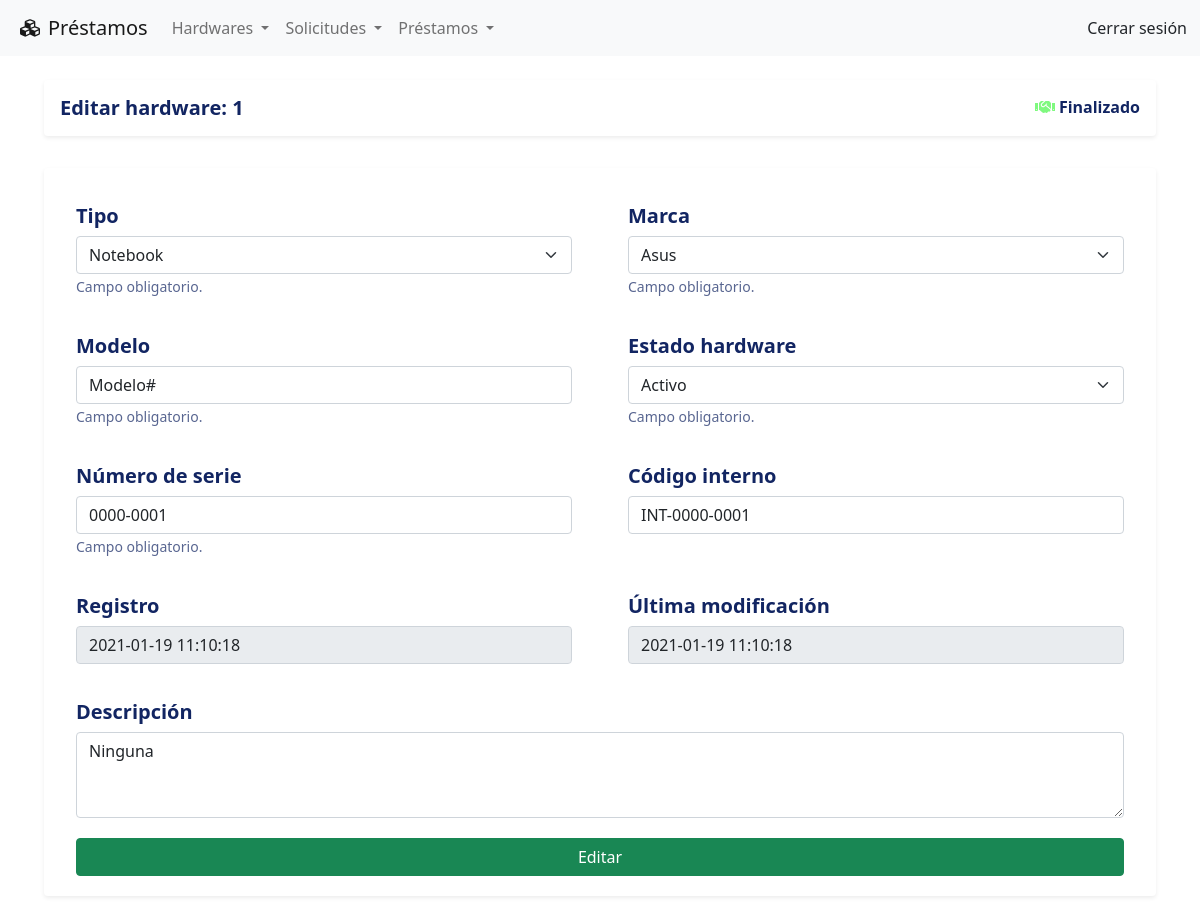
Screenshot of /hardware/editar&id=1 with the database file from the repository.
### tables this page shows
CREATE TABLE IF NOT EXISTS hardwares
(
    id_hardware INT AUTO_INCREMENT PRIMARY KEY NOT NULL,
    id_tipo_hardware INT NOT NULL,
    id_marca INT NOT NULL,
    descripcion_hardware VARCHAR(1024),
    modelo VARCHAR(40) NOT NULL,
    numero_serie VARCHAR(40) NOT NULL UNIQUE,
    codigo_interno VARCHAR(40),
    id_estado_hardware INT NOT NULL,
    id_estado_prestamo INT NOT NULL,
    created_at TIMESTAMP DEFAULT CURRENT_TIMESTAMP,
    updated_at DATETIME DEFAULT CURRENT_TIMESTAMP ON UPDATE CURRENT_TIMESTAMP,
    FOREIGN KEY (id_tipo_hardware) REFERENCES tipos_hardware (id_tipo_hardware),
    FOREIGN KEY (id_marca) REFERENCES marcas (id_marca)
);

CREATE TABLE IF NOT EXISTS estados_prestamo
( 
    id_estado_prestamo INT AUTO_INCREMENT PRIMARY KEY NOT NULL, 
    estado_prestamo VARCHAR(40) NOT NULL UNIQUE,
    color_estado_prestamo VARCHAR(40) NOT NULL, 
    created_at TIMESTAMP DEFAULT CURRENT_TIMESTAMP,
    updated_at DATETIME DEFAULT CURRENT_TIMESTAMP ON UPDATE CURRENT_TIMESTAMP
);

CREATE TABLE IF NOT EXISTS tipos_hardware
(
    id_tipo_hardware INT AUTO_INCREMENT PRIMARY KEY NOT NULL,
    tipo_hardware VARCHAR(40) NOT NULL UNIQUE,
    created_at TIMESTAMP DEFAULT CURRENT_TIMESTAMP,
    updated_at DATETIME DEFAULT CURRENT_TIMESTAMP ON UPDATE CURRENT_TIMESTAMP
);

CREATE TABLE IF NOT EXISTS marcas
(
    id_marca INT AUTO_INCREMENT PRIMARY KEY NOT NULL,
    marca VARCHAR(40) NOT NULL UNIQUE,
    created_at TIMESTAMP DEFAULT CURRENT_TIMESTAMP,
    updated_at DATETIME DEFAULT CURRENT_TIMESTAMP ON UPDATE CURRENT_TIMESTAMP
);

CREATE TABLE IF NOT EXISTS estados_hardware
(
    id_estado_hardware INT AUTO_INCREMENT PRIMARY KEY NOT NULL,
    estado_hardware VARCHAR(40) NOT NULL UNIQUE,
    color_estado_hardware VARCHAR(40) NOT NULL UNIQUE,
    created_at TIMESTAMP DEFAULT CURRENT_TIMESTAMP,
    updated_at DATETIME DEFAULT CURRENT_TIMESTAMP ON UPDATE CURRENT_TIMESTAMP
);

### index.php (called while the page is built, shortened)
<?php
    require_once "config/database.php";
    include_once "views/layouts/header.php";
    include_once "views/layouts/navbar.php";
    include_once "views/layouts/main.php";
    include_once "views/layouts/footer.php";
?>

### config/database.php (called while the page is built)
<?php
class Database {
    public static function connect(){
        $db = new mysqli('localhost', 'root', '', 'prestamos');
        $db->query ("SET NAMES 'utf-8'");
        return $db;
    }
}

### models/hardwareModel.php (called while the page is built, shortened)
<?php
class HardwareModel{
    private $idHardware;
    private $db;
    public function __construct() {
        $this->db = Database::connect();
    }
    public function getIdHardware() {
        return $this->idHardware;
    }
    public function setIdHardware($idHardware) {
        $this->idHardware = $idHardware;
    }
    public function getOne() {
        $hardware = $this->db->query("SELECT * FROM hardwares
            INNER JOIN
                tipos_hardware ON hardwares.id_tipo_hardware = tipos_hardware.id_tipo_hardware
            INNER JOIN
                marcas ON hardwares.id_marca  = marcas.id_marca
            INNER JOIN
                estados_hardware ON hardwares.id_estado_hardware = estados_hardware.id_estado_hardware
            INNER JOIN
                    estados_prestamo ON hardwares.id_estado_prestamo = estados_prestamo.id_estado_prestamo
            WHERE id_hardware = {$this->getIdHardware()};");
            $hard = $hardware->fetch_object();
            return $hard;
    }
}

### views/hardware/editar.php (the view, shortened to what this page needs)
   <div class="row my-3">
       <div class="col align-middle">
           <div class="card d-inline-block border-0 shadow-sm shadow-hover w-100">
               <div class="card-body d-flex justify-content-between align-items-center">
                   <h5 class="mb-0">Editar hardware: <?php echo $hard->id_hardware?></h5>
				<h6 class="mb-0">
					<span>
						<i class="far fa-handshake fa"
							<?php
								switch ($hard->id_estado_prestamo) {
									case 3:
										echo 'style="color:rgba(0, 244, 0, 0.5)"';
									break;
								}
							?>
						> </i>
					</span>
					<?php echo $hard->estado_prestamo?>
				</h6>
               </div>
           </div>
       </div>
   </div>
   <div class="row my-3">
	<div class="col-xl-12 col-lg-12">
		<div class="card card-body shadow-sm p-3 mb-5 bg-white rounded border-0">
			<form action="<?= URL ?>hardware/edicion" method="POST">
				<div class="row my-1">
					<div class="col-sm-6">
						<div class="card border-0">
							<div class="card-body">
								<h5 class="card-title">Tipo</h5>
								<select class="form-select" name="id_tipo_hardware" required>
									<option
										value="<?php echo $hard->id_tipo_hardware?>">
										<?php echo $hard->tipo_hardware ?>
									</option>
								</select>
                                   <small class="form-text text-muted">Campo obligatorio.</small>
							</div>
						</div>
					</div>
					<div class="col-sm-6">
						<div class="card border-0">
							<div class="card-body">
								<h5 class="card-title">Marca</h5>
								<select class="form-select" name="id_marca" required>
									<option
										value="<?php echo $hard->id_marca?>">
										<?php echo $hard->marca ?>
									</option>
								</select>
                                   <small class="form-text text-muted">Campo obligatorio.</small>
							</div>
						</div>
					</div>
				</div>
				<div class="row my-1">
					<div class="col-sm-6">
						<div class="card border-0">
							<div class="card-body">
								<h5 class="card-title">Modelo</h5>
								<input type="text" class="form-control" placeholder="Modelo"
									value="<?= $hard->modelo ?>" name="modelo" required>
                                   <small class="form-text text-muted">Campo obligatorio.</small>
							</div>
						</div>
					</div>
					<div class="col-sm-6">
						<div class="card border-0">
							<div class="card-body">
								<h5 class="card-title">Estado hardware</h5>
								<select class="form-select" name="id_estado_hardware" required>
									<option
										value="<?php echo $hard->id_estado_hardware?>">
										<?php echo $hard->estado_hardware ?>
									</option>
								</select>
                                   <small class="form-text text-muted">Campo obligatorio.</small>
							</div>
						</div>
					</div>
				</div>
				<div class="row my-1">
					<div class="col-sm-6">
						<div class="card border-0">
							<div class="card-body">
								<h5 class="card-title">Número de serie</h5>
								<input type="text" class="form-control"
									value="<?= $hard->numero_serie ?>" name="numero_serie" required>
                                   <small class="form-text text-muted">Campo obligatorio.</small>
                               </div>
						</div>
					</div>
					<div class="col-sm-6">
						<div class="card border-0">
							<div class="card-body">
								<h5 class="card-title">Código interno</h5>
								<input type="text" class="form-control"
									value="<?= $hard->codigo_interno ?>" name="codigo_interno">
							</div>
						</div>
					</div>
				</div>
				<div class="row my-1">
					<div class="col-sm-6">
						<div class="card border-0">
							<div class="card-body">
								<h5 class="card-title">Registro</h5>
								<input type="text" class="form-control" readonly
									value="<?= $hard->created_at ?>" required>
                               </div>
						</div>
					</div>
					<div class="col-sm-6">
						<div class="card border-0">
							<div class="card-body">
								<h5 class="card-title">Última modificación</h5>
								<input type="text" class="form-control" readonly
								value="<?= $hard->updated_at ?>" required>
							</div>
						</div>
					</div>
				</div>
				<div class="row my-1 ">
					<div class="col">
						<div class="card border-0">
							<div class="card-body">
								<h5 class="card-title">Descripción</h5>
								<textarea type="text" class="form-control text-left" rows="3" name="descripcion_hardware"><?= trim($hard->descripcion_hardware); ?> </textarea>
							</div>
						</div>
					</div>
				</div>
				<div class="row my-1">
					<div class="col">
						<div class="card border-0 px-3">
							<input type="submit" class="btn btn-success btn-block" value="Editar">
						</div>
					</div>
				</div>
			</form>
		</div>
	</div>
</div>

### public/css/style.css (style rules this page uses)
:root { --primary: #122562; --light: #ffffff; --light-blue: #F5F6FA; --grey: #eff2f7; }
h1, h2, h3, h4, h5, h6 { color: var(--primary); font-weight: 700; }
.text-muted { color: var(--primary) !important; opacity: .7; }
.shadow-sm { box-shadow: 0 0 1.25rem rgba(11,37,75,.05); }
.shadow-hover { transition: 1s ease-in-out; }
html { position: relative; min-height: 100%; }
body { margin-bottom: 60px; }

### rows the page displays
hardwares: id_hardware "1", id_estado_prestamo.estado_prestamo "Finalizado", id_tipo_hardware "Notebook", id_marca "Asus", modelo "Modelo#", id_estado_hardware "Activo", numero_serie "0000-0001", codigo_interno "INT-0000-0001", id_estado_prestamo.created_at "2021-01-19 11:10:18", id_estado_prestamo.updated_at "2021-01-19 11:10:18", descripcion_hardware "Ninguna"
